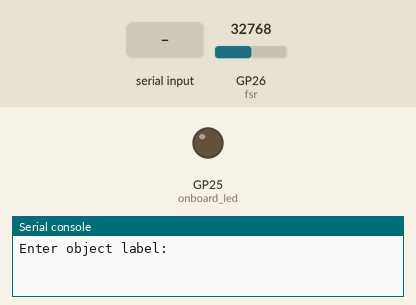
This program was run on a simulated Raspberry Pi Pico running MicroPython. Parts: output pins drawn as LEDs (lit = HIGH), the last lines printed to the serial console. Inputs (shaded band) come from the test bench; at power-on: GP26 (fsr) = 32768 (analog values on the 0–65535 scale). Files the program writes start out absent. At 7.8 s the program stops and its outputs stay as they are.

Above: at 1.2 s.
1.3 s: "1" typed at the serial console, then Enter
2.8 s: "0" typed at the serial console, then Enter
At 6.9 s:
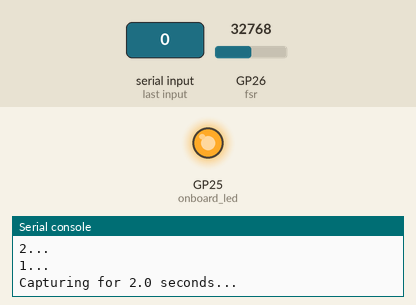
Timing chart, 0 to 9.3 s (numbered marks = the images above; inputs shaded):
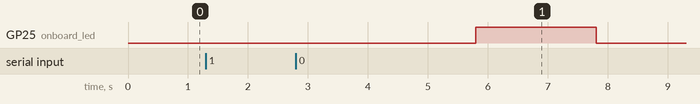

The program:

force_press_data_collect.py
```python
"""
Collects Grove FSR (A0→GP26) readings on a Raspberry Pi Pico and
appends object labels with raw, voltage, and time values to csv.
"""

from machine import ADC, Pin
import time
import os

# Setup the sensor
fsr = ADC(Pin(26))  # Grove A0 → GP26 (ADC0)
VREF = 3.3  # Grove Shield set to 3.3v

# Setup the onboard LED
onboard_led = Pin(25, Pin.OUT)

# Settings
duration = 2.0   # Seconds of capture
interval = 0.05   # Sampling interval (~20 Hz)
prep_time = 3    # Countdown seconds before capture starts
filename = 'press_data.csv'

# Get object label from user
object_label = input('Enter object label: ')

# Check if file exists for header
file_exists = filename in os.listdir()

# Open file in append mode once
with open(filename, 'a') as f:
    if not file_exists:
        f.write('object,time_s,raw,voltage\n')

    # Wait for user to start capture
    print('\nPress ENTER to start long-press capture...')
    input()

    # Countdown before capture
    print('Get ready!')
    for i in range(prep_time, 0, -1):
        print(f'{i}...')
        time.sleep(1)

    print(f'Capturing for {duration} seconds...')
    onboard_led.value(1)  # LED on

    start = time.ticks_ms()
    data = []

    # Capture loop
    while time.ticks_diff(time.ticks_ms(), start) < duration * 1000:
        now = time.ticks_diff(time.ticks_ms(), start) / 1000  # elapsed time (s)
        value = fsr.read_u16()  # Read raw ADC (0–65535)
        voltage = (value / 65535) * VREF  # Convert to voltage
        data.append(f'{object_label},{now:.3f},{value},{voltage:.4f}')
        time.sleep(interval)  # Wait before next sample

    # Write captured data to file
    f.write('\n'.join(data) + '\n')

    onboard_led.value(0)  # LED off
    print(f'Data appended to {filename}')
    print('Capture complete.')

print('\nCapture complete.')
```

Measured:
- after the input at 2.8 s, GP25 (onboard_led): LOW → HIGH after 3.0 s, → LOW 2.0 s later
